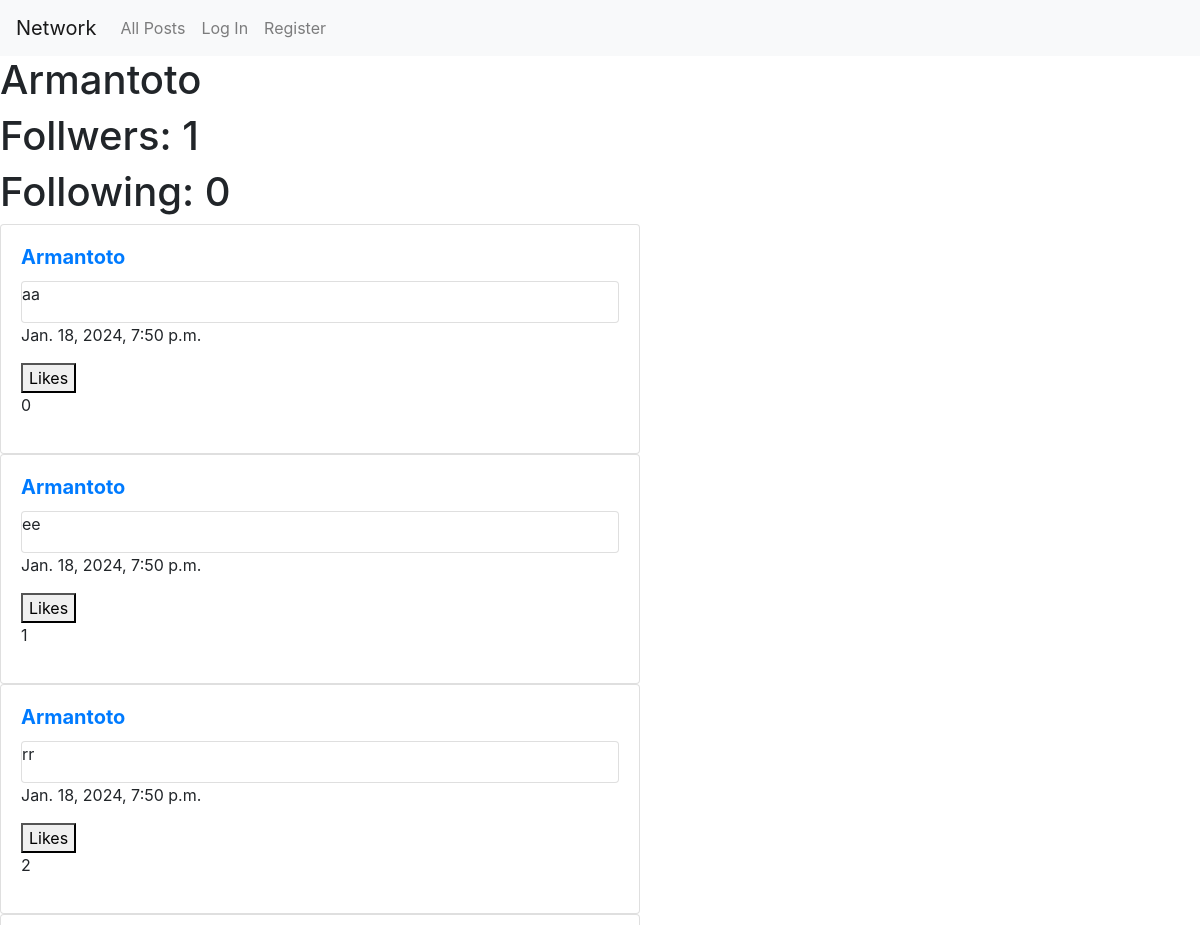
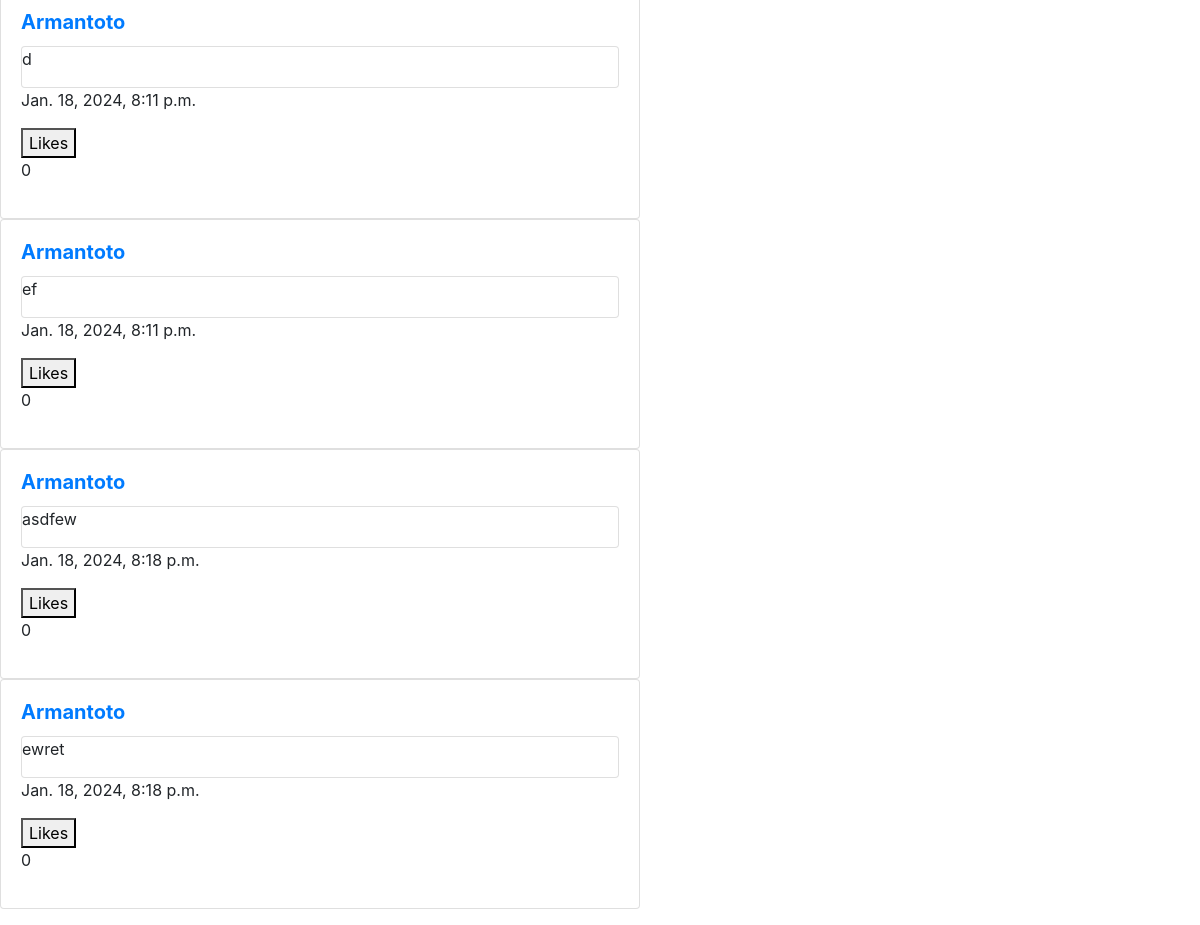
The app's page /get_user/5/ with its own data (2 pictures, top to bottom).
### network/models.py (models this page shows, shortened)
class User(AbstractUser):
    pass

class Post(models.Model):
    creator = models.ForeignKey(User, blank=True, on_delete=models.CASCADE, related_name="creator")
    post_content = models.TextField(max_length=500, blank=True)
    date = models.DateField(auto_now_add=True)
    time = models.TimeField(auto_now_add=True)
    likes = models.ManyToManyField(User, related_name="liked_posts", blank=True)
    likes_count = models.IntegerField(default=0)

### network/views.py (the view)
# urls.py: path("get_user/<int:userID>/", views.get_user, name="get_user"),
def get_user(request, userID):
    user = User.objects.get(pk=userID)
    all_posts = Post.objects.filter(creator=user).order_by('-date', '-time').reverse()
    following = Follow.objects.filter(user_following=user)
    followers = Follow.objects.filter(user_followed=user)
    paginator = Paginator(all_posts, 10)
    pageNumber = request.GET.get("page")
    rightPage = paginator.get_page(pageNumber)
    for post in rightPage:
        post.liked = post.likes.filter(pk=user.pk).exists()
        post.is_creator = (user == post.creator)
    try:
        ifFollowed = followers.filter(user_following=User.objects.get(pk=request.user.id))
        if len(ifFollowed) != 0:
            ifFollowed = True
        else:
            ifFollowed = False
    except:
        ifFollowed = False
    if request.method == "GET":
        return render(request, "network/user.html", {
            "allPosts": all_posts,
            "username": user.username,
            "rightPage": rightPage,
            "following": following,
            "followers": followers,
            "ifFollowed": ifFollowed,
            "currentUser": user
        })

### network/templates/network/user.html (shortened to what this page needs)
{% extends "network/layout.html" %}
{% block body %}
{% load static %}
<h1>{{ username }}</h1>
<div>
    <h1>Follwers: {{ followers.count }}</h1>
    <h1>Following: {{ following.count }}</h1>
</div>
{% for post in rightPage  %}
<div class="card" style="width: 40rem;">
    <div class="card-body">
        <h5 class="card-title"><a href="{% url 'get_user' userID=post.creator.id %}"><strong>{{ post.creator }}</strong></a></h5>
        <div class="card">
            <p id="post-content-{{ post.id }}" class="card-text">{{ post.post_content }}</p>
        </div>
        <p>{{ post.date }}, {{ post.time }}</p>
        <button class="like" data-post-id="{{ post.id }}" data-liked="{{ post.liked }}">
          {% if user.is_authenticated %}
              {% if post.liked %}
                  Unlike
              {% else %}
                  Like
              {% endif %}
          {% else %}
              Likes
          {% endif %}
        </button>
        <p id="like-count-{{ post.id }}">{{ post.likes_count }}</p>
    </div>
</div>
{% endfor %}
{% endblock %}

### network/templates/network/layout.html (shortened to what this page needs)
{% load static %}
<!DOCTYPE html>
<html lang="en">
    <head>
        <link rel="stylesheet" href="https://stackpath.bootstrapcdn.com/bootstrap/4.4.1/css/bootstrap.min.css">
        <link href="{% static 'network/styles.css' %}" rel="stylesheet">
    </head>
    <body>
        <nav class="navbar navbar-expand-lg navbar-light bg-light">
            <a class="navbar-brand" href="#">Network</a>
            <div>
              <ul class="navbar-nav mr-auto">
                <li class="nav-item">
                  <a class="nav-link" href="{% url 'index' %}">All Posts</a>
                </li>
                {% if user.is_authenticated %}
                    <li class="nav-item">
                        <a class="nav-link" href="{% url 'following' %}">Following</a>
                    </li>
                    <li class="nav-item">
                        <a class="nav-link" href="{% url 'logout' %}">Log Out</a>
                    </li>
                {% else %}
                    <li class="nav-item">
                        <a class="nav-link" href="{% url 'login' %}">Log In</a>
                    </li>
                    <li class="nav-item">
                        <a class="nav-link" href="{% url 'register' %}">Register</a>
                    </li>
                {% endif %}
              </ul>
            </div>
          </nav>
        <div class="body">
            {% block body %}
            {% endblock %}
        </div>
    </body>
</html>

### records on screen
User: username "Armantoto"
Post: creator "Armantoto", post_content "aa", date "Jan. 18, 2024", time "7:50 p.m.", likes_count "0"
Post: creator "Armantoto", post_content "ee", date "Jan. 18, 2024", time "7:50 p.m.", likes_count "1"
Post: creator "Armantoto", post_content "rr", date "Jan. 18, 2024", time "7:50 p.m.", likes_count "2"
Post: creator "Armantoto", post_content "d", date "Jan. 18, 2024", time "8:11 p.m.", likes_count "0"
Post: creator "Armantoto", post_content "ef", date "Jan. 18, 2024", time "8:11 p.m.", likes_count "0"
Post: creator "Armantoto", post_content "asdfew", date "Jan. 18, 2024", time "8:18 p.m.", likes_count "0"
Post: creator "Armantoto", post_content "ewret", date "Jan. 18, 2024", time "8:18 p.m.", likes_count "0"

### other values on screen
{{ followers.count }} "1"
{{ following.count }} "0"
